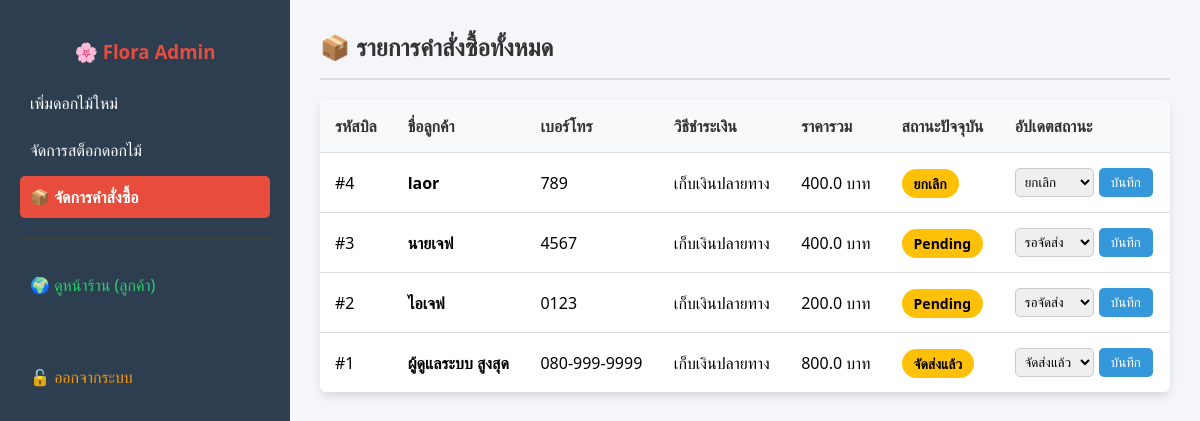
/manage_orders (signed in), run on an earlier commit of the app's database.
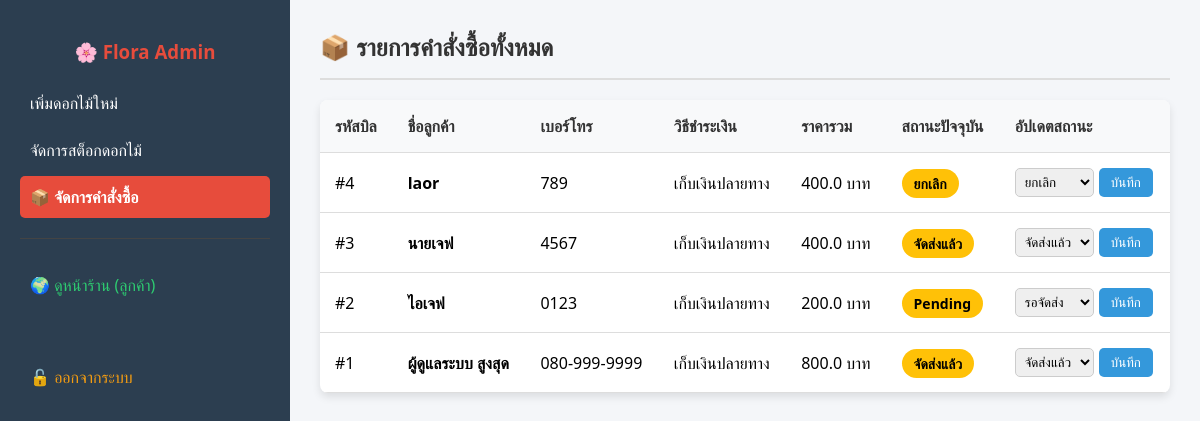
And on a later commit of the database.
### models.py (models this page shows)
class Billing(db.Model):
    id = db.Column(db.Integer, primary_key=True)
    customer_name = db.Column(db.String(100), nullable=False)
    phone = db.Column(db.String(20), nullable=False)
    address = db.Column(db.Text, nullable=False)
    payment_method = db.Column(db.String(50), nullable=False)
    total_price = db.Column(db.Float, nullable=False, default=0.0)
    status = db.Column(db.String(50), default='Pending') # สถานะคำสั่งซื้อ (Pending, Completed, Cancelled)

### routes/admin.py (the view)
    @app.route('/manage_orders')
    def manage_orders():
        if session.get('role') != 'Administrator':
            return redirect(url_for('login'))
        all_bills = Billing.query.order_by(Billing.id.desc()).all()
        return render_template('admin_orders.html', bills=all_bills)

### billing.py (called while the page is built)
    def calculate_total(self):
        return sum(item.get_subtotal() for item in self.items)

    def calculate_total(self):
        base_total = super().calculate_total()
        total_quantity = sum(item.quantity for item in self.items)
        if total_quantity >= 10:
            discount = base_total * 0.10
            return base_total - discount
        return base_total

### routes/cart.py (called while the page is built, shortened)
def inject_cart():
    cart = session.get('cart', {})
    cart_items_details = []
    total_items_in_cart = 0
    my_order = WholesaleOrder("ลูกค้าทั่วไป")
    return dict(
        cart_items_details=cart_items_details,
        cart_total_price=my_order.calculate_total(),
        cart_total_items=total_items_in_cart
    )

### templates/admin_orders.html (shortened to what this page needs)
<!DOCTYPE html>
<html lang="th">
<head>
</head>
<body>
    <div class="sidebar">
        <h3 style="color: #e74c3c; text-align: center;">🌸 Flora Admin</h3>
        <a href="/admin">เพิ่มดอกไม้ใหม่</a>
        <a href="/manage_stock">จัดการสต็อกดอกไม้</a>
        <a href="/manage_orders" class="active">📦 จัดการคำสั่งซื้อ</a>
        <div style="margin-top: 20px; border-top: 1px solid #444; padding-top: 20px;">
            <a href="/shop" target="_blank" style="color: #2ecc71;">🌍 ดูหน้าร้าน (ลูกค้า)</a>
        </div>
        <div style="margin-top: 50px;">
            <a href="/logout" style="color: #f39c12;">🔓 ออกจากระบบ</a>
        </div>
    </div>
    <div class="main-content">
        <div class="header">
            <h2 style="margin: 0; color: #333;">📦 รายการคำสั่งซื้อทั้งหมด</h2>
        </div>
        <table>
            <thead>
                <tr>
                    <th>รหัสบิล</th>
                    <th>ชื่อลูกค้า</th>
                    <th>เบอร์โทร</th>
                    <th>วิธีชำระเงิน</th>
                    <th>ราคารวม</th>
                    <th>สถานะปัจจุบัน</th>
                    <th>อัปเดตสถานะ</th>
                </tr>
            </thead>
            <tbody>
                {% for bill in bills %}
                <tr>
                    <td>#{{ bill.id }}</td>
                    <td><b>{{ bill.customer_name }}</b></td>
                    <td>{{ bill.phone }}</td>
                    <td>{{ bill.payment_method }}</td>
                    <td>{{ bill.total_price }} บาท</td>
                    <td>
                        <span style="background-color: #ffc107; color: #000; padding: 5px 12px; border-radius: 20px; font-size: 14px; font-weight: bold;">
            {{ bill.status }}</span>
                    </td>
                    <td>
                        <form action="/update_order_status/{{ bill.id }}" method="POST" style="display: flex; gap: 5px;">
                            <select name="status">
                                <option value="รอจัดส่ง" {% if bill.status == 'รอจัดส่ง' %}selected{% endif %}>รอจัดส่ง</option>
                                <option value="จัดส่งแล้ว" {% if bill.status == 'จัดส่งแล้ว' %}selected{% endif %}>จัดส่งแล้ว</option>
                                <option value="ยกเลิก" {% if bill.status == 'ยกเลิก' %}selected{% endif %}>ยกเลิก</option>
                            </select>
                            <button type="submit" class="btn-update">บันทึก</button>
                        </form>
                    </td>
                </tr>
                {% else %}
                <tr>
                    <td colspan="6" style="text-align: center; padding: 30px; color: #888;">ยังไม่มีคำสั่งซื้อเข้ามาเลยครับ 🥀</td>
                </tr>
                {% endfor %}
            </tbody>
        </table>
    </div>
</body>
</html>

### templates/admin_orders.html (style rules this page uses)
body { font-family: 'Segoe UI', Tahoma, Geneva, Verdana, sans-serif; background-color: #f4f6f9; margin: 0; display: flex; }
.sidebar { width: 250px; background-color: #2c3e50; color: white; height: 100vh; padding: 20px; position: sticky; top: 0; }
.sidebar a { display: block; color: white; text-decoration: none; padding: 10px; margin: 5px 0; border-radius: 5px; }
.sidebar .active { background-color: #e74c3c; font-weight: bold; }
.main-content { flex: 1; padding: 30px; }
.header { display: flex; justify-content: space-between; align-items: center; border-bottom: 2px solid #ddd; padding-bottom: 15px; margin-bottom: 20px; }
table { width: 100%; border-collapse: collapse; background: white; box-shadow: 0 4px 8px rgba(0,0,0,0.1); border-radius: 8px; overflow: hidden; }
th, td { padding: 15px; text-align: left; border-bottom: 1px solid #ddd; }
th { background-color: #f8f9fa; color: #333; }
select { padding: 5px; border-radius: 5px; border: 1px solid #ccc; }
.btn-update { background-color: #3498db; color: white; border: none; padding: 6px 12px; border-radius: 5px; cursor: pointer; }

What changed in the data, as far as the page shows it:
changed Billing "นายเจฟ": status "Pending" → "จัดส่งแล้ว"; status "รอจัดส่ง" → "จัดส่งแล้ว"
